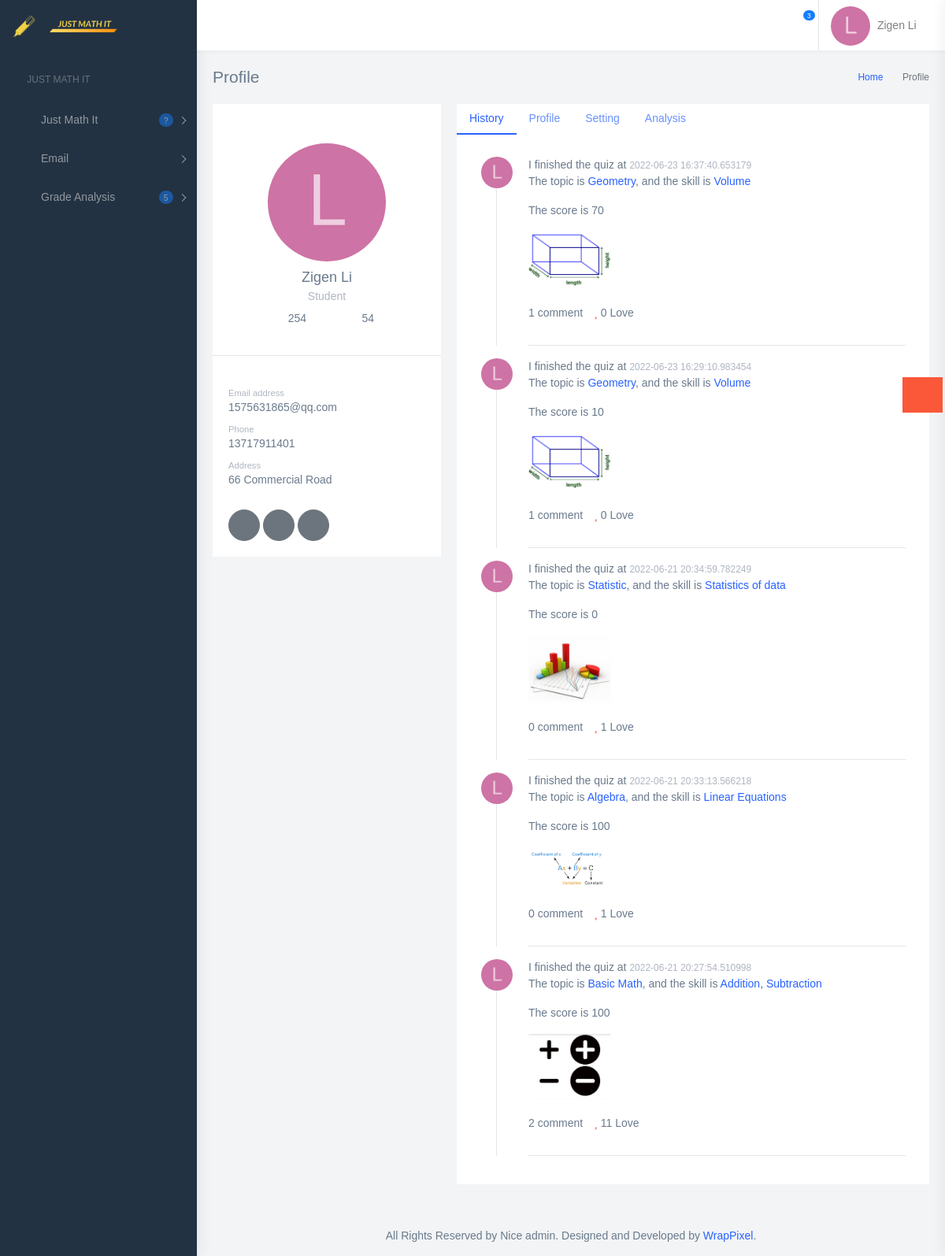
/profile (signed in), run on the app's committed database.
### models.py (models this page shows)
class Student(db.Model):
    id = db.Column(db.Integer, primary_key=True)
    email = db.Column(db.String(128), index=True, unique=True)
    firstname = db.Column(db.String(128))
    lastname = db.Column(db.String(128))
    dob = db.Column(db.String(128))
    password = db.Column(db.String(128))
    gender = db.Column(db.String(128))
    phone = db.Column(db.String(128))
    address = db.Column(db.String(128))
    school = db.Column(db.String(128))
    coins = db.Column(db.Integer(), default=20)

class Score(db.Model):
    score_id = db.Column(db.Integer, primary_key=True)
    student_id = db.Column(db.Integer, db.ForeignKey('student.id'))
    skill_id = db.Column(db.Integer, db.ForeignKey('skills.skill_id'))
    score = db.Column(db.Integer)
    date = db.Column(db.DateTime, index=True, default=datetime.now())
    time = db.Column(db.String(128), nullable=True)

class Topics(db.Model):
    topic_id = db.Column(db.Integer, primary_key=True)
    topic_name = db.Column(db.String(128), index=True, unique=True)

class Skills(db.Model):
    skill_id = db.Column(db.Integer, primary_key=True)
    skill_name = db.Column(db.String(128), nullable=True)
    skill_introduction = db.Column(db.String(128), nullable=True)
    like = db.Column(db.Integer, default=0)
    topic_id = db.Column(db.Integer, db.ForeignKey('topics.topic_id'))

### app.py (the view, shortened to what this page needs)
@app.route('/profile', methods=['GET', 'POST'])
def profile():
    from models import db
    email = session.get('EMAIL')
    student = Student.query.filter(Student.email == email).first()
    teacher = Teacher.query.filter(Teacher.email == email).first()
    if student:
        scores = Score.query.filter(Score.student_id == student.id).order_by(Score.date.desc()).all()
        skill_name_dict = {}
        topic_master_dict = {}
        topic_master_count = {}
        score_list = []
        for score in scores:
            skill = Skills.query.filter(Skills.skill_id == score.skill_id).first()
            topic = Topics.query.filter(Topics.topic_id == skill.topic_id).first()
            comment = Comments.query.filter(Comments.skill_id == skill.skill_id).count()
            t_name = topic.topic_name
            s_name = skill.skill_name
            score_list.append({
                'score': score.score,
                'date': score.date,
                'topic': t_name,
                'skill': s_name,
                'comment': comment,
                'like': skill.like
            })
            if skill_name_dict.get(s_name) is None:
                skill_name_dict[s_name] = 1
            else:
                skill_name_dict[s_name] += 1
            if topic_master_count.get(t_name) is None:
                topic_master_count[t_name] = 1
            else:
                topic_master_count[t_name] += 1
            if topic_master_dict.get(t_name) is None:
                topic_master_dict[t_name] = int(score.score)
            else:
                topic_master_dict[t_name] += int(score.score)
        for k in topic_master_dict.keys():
            topic_master_dict[k] = int(topic_master_dict[k]/topic_master_count[k])
        skill_statistic = {
            'skill_list': list(skill_name_dict.keys()),
            'skill_value_list': list(skill_name_dict.values()),
        }
        form = UpdateInfo()
        name = student.lastname
        image = open('static/images/icon/' + name[0] + ".png", 'rb')
        img_stream = image.read()
        img_stream = base64.b64encode(img_stream).decode('ascii')
        user_info = {
            'email': email,
            'first_name': student.firstname,
            'last_name': student.lastname,
            'profile_pic': img_stream,
            'phone': student.phone,
            'school': student.school,
            'address': student.address,
            'age': datetime.now().date().year - int(student.dob.split("-")[0]),
            'gender': student.gender,
            'password': student.password,
            'occupation': 'Student'
        }
    session['EMAIL'] = email
    return render_template('profile.html', user=user_info, form=form, skill_list=json.dumps(skill_statistic),
                           topic_master=topic_master_dict, score_list=score_list)

### app.py (called while the page is built)
@app.after_request
def add_header(r):
    r.headers["Cache-Control"] = "no-cache, no-store, must-revalidate"
    r.headers["Pragma"] = "no-cache"
    r.headers["Expires"] = "0"
    r.headers['Cache-Control'] = 'public, max-age=0'
    return r

### templates/profile.html (shortened to what this page needs)
<!DOCTYPE html>
<html dir="ltr" lang="en">
<head>
    <link href="{{ url_for('static',filename='profile/css/style.min.css') }}" rel="stylesheet">
</head>
<body>
    <div id="main-wrapper">
        <header class="topbar">
            <nav class="navbar top-navbar navbar-expand-md navbar-dark">
                <div class="navbar-header">
                    <div class="navbar-brand">
                        <a href="{{ url_for('index') }}" class="logo">
                            <b class="logo-icon">
                                <img src="{{ url_for('static',filename='images/logo-without-bg.png') }}" alt="homepage" class="light-logo" width="20%"/>
                            </b>
                            <span class="logo-text">
                                <img src="{{ url_for('static',filename='images/logo-text.png') }}" class="light-logo" alt="homepage" width="40%"/>
                            </span>
                        </a>
                        <a class="sidebartoggler d-none d-md-block" href="javascript:void(0)" data-sidebartype="mini-sidebar">
                            <i class="mdi mdi-toggle-switch mdi-toggle-switch-off font-20"></i>
                        </a>
                    </div>
                </div>
                <div class="navbar-collapse collapse" id="navbarSupportedContent">
                    <ul class="navbar-nav float-right">
                        <li class="nav-item dropdown">
                            <a class="nav-link dropdown-toggle waves-effect waves-dark" href="" id="2" data-toggle="dropdown" aria-haspopup="true" aria-expanded="false">
                                <i class="font-22 mdi mdi-email-outline"></i>
                            </a>
                        </li>
                        <li class="nav-item dropdown border-right">
                            <a class="nav-link dropdown-toggle waves-effect waves-dark" href="" data-toggle="dropdown" aria-haspopup="true" aria-expanded="false">
                                <i class="mdi mdi-bell-outline font-22"></i>
                                <span class="badge badge-pill badge-info noti">3</span>
                            </a>
                        </li>
                        <li class="nav-item dropdown">
                            <a class="nav-link dropdown-toggle waves-effect waves-dark pro-pic" href="" data-toggle="dropdown" aria-haspopup="true" aria-expanded="false">
                                <img alt="user" class="rounded-circle" width="50" height="50">
                                <span class="m-l-5 font-medium d-none d-sm-inline-block">{{ user.first_name }} {{ user.last_name }}<i class="mdi mdi-chevron-down"></i></span>
                            </a>
                        </li>
                    </ul>
                </div>
            </nav>
        </header>
        <aside class="left-sidebar">
            <div class="scroll-sidebar">
                <nav class="sidebar-nav">
                    <ul id="sidebarnav">
                        <li class="nav-small-cap">
                            <i class="mdi mdi-dots-horizontal"></i>
                            <span class="hide-menu">Just Math It</span>
                        </li>
                        <li class="sidebar-item">
                            <a class="sidebar-link has-arrow waves-effect waves-dark" href="javascript:void(0)" aria-expanded="false">
                                <i class="mdi mdi-av-timer"></i>
                                <span class="hide-menu">Just Math It</span>
                                <span class="badge badge-pill badge-info ml-auto m-r-15">?</span>
                            </a>
                        </li>
                        <li class="sidebar-item">
                            <a class="sidebar-link has-arrow waves-effect waves-dark" href="javascript:void(0)" aria-expanded="false">
                                <i class="mdi mdi-email"></i>
                                <span class="hide-menu">Email</span>
                            </a>
                        </li>
                        <li class="sidebar-item">
                            <a class="sidebar-link has-arrow waves-effect waves-dark" href="javascript:void(0)" aria-expanded="false">
                                <i class="mdi mdi-information-outline"></i>
                                <span class="hide-menu">Grade Analysis</span>
                                <span class="badge badge-pill badge-info ml-auto m-r-15">5</span>
                            </a>
                        </li>
                    </ul>
                </nav>
            </div>
        </aside>
        <div class="page-wrapper">
            <div class="page-breadcrumb">
                <div class="row">
                    <div class="col-5 align-self-center">
                        <h4 class="page-title">Profile</h4>
                    </div>
                    <div class="col-7 align-self-center">
                        <div class="d-flex align-items-center justify-content-end">
                            <nav aria-label="breadcrumb">
                                <ol class="breadcrumb">
                                    <li class="breadcrumb-item">
                                        <a href="#">Home</a>
                                    </li>
                                    <li class="breadcrumb-item active" aria-current="page">Profile</li>
                                </ol>
                            </nav>
                        </div>
                    </div>
                </div>
            </div>
            <div class="container-fluid">
                <div class="row">
                    <div class="col-lg-4 col-xlg-3 col-md-5">
                        <div class="card">
                            <div class="card-body">
                                <center class="m-t-30"> <img class="rounded-circle" width="150" />
                                    <h4 class="card-title m-t-10">{{ user.first_name }} {{ user.last_name }}</h4>
                                    <h6 class="card-subtitle">{{ user.occupation }}</h6>
                                    <div class="row text-center justify-content-md-center">
                                        <div class="col-4"><a href="javascript:void(0)" class="link"><i class="icon-people"></i> <font class="font-medium">254</font></a></div>
                                        <div class="col-4"><a href="javascript:void(0)" class="link"><i class="icon-picture"></i> <font class="font-medium">54</font></a></div>
                                    </div>
                                </center>
                            </div>
                            <div>
                                <hr> </div>
                            <div class="card-body">
                                <small class="text-muted">Email address </small>
                                <h6>{{ user.email }}</h6>
                                <small class="text-muted p-t-30 db">Phone</small>
                                <h6>{{ user.phone }}</h6>
                                {% if user.occupation == 'Student' %}
                                <small class="text-muted p-t-30 db">Address</small>
                                <h6>{{ user.address }}</h6>
                                {% endif %}
                                <br/>
                                <button class="btn btn-circle btn-secondary"><i class="fab fa-facebook-f"></i></button>
                                <button class="btn btn-circle btn-secondary"><i class="fab fa-twitter"></i></button>
                                <button class="btn btn-circle btn-secondary"><i class="fab fa-youtube"></i></button>
                            </div>
                        </div>
                    </div>
                    <div class="col-lg-8 col-xlg-9 col-md-7">
                        <div class="card">
                            <ul class="nav nav-pills custom-pills" id="pills-tab" role="tablist">
                                <li class="nav-item">
                                    <a class="nav-link active" id="pills-timeline-tab" data-toggle="pill" href="#history" role="tab" aria-controls="pills-timeline" aria-selected="true">History</a>
                                </li>
                                <li class="nav-item">
                                    <a class="nav-link" id="pills-profile-tab" data-toggle="pill" href="#profile" role="tab" aria-controls="pills-profile" aria-selected="false">Profile</a>
                                </li>
                                <li class="nav-item">
                                    <a class="nav-link" id="pills-setting-tab" data-toggle="pill" href="#setting" role="tab" aria-controls="pills-setting" aria-selected="false">Setting</a>
                                </li>
                                {% if user.occupation == 'Student' %}
                                <li class="nav-item">
                                    <a class="nav-link" data-toggle="pill" href="#analysis" role="tab" aria-controls="pills-setting" aria-selected="false">Analysis</a>
                                </li>
                                {% endif %}
                            </ul>
                            <div class="tab-content" id="pills-tabContent">
                                <div class="tab-pane fade show active" id="history" role="tabpanel" aria-labelledby="pills-timeline-tab">
                                    <div class="card-body">
                                        {% for sc in score_list[0:5] %}
                                        <div class="profiletimeline m-t-0">
                                            <div class="sl-item">
                                                <div class="sl-left"> <img alt="user" class="rounded-circle" /> </div>
                                                <div class="sl-right">
                                                    <div>I finished the quiz at <span class="sl-date">{{ sc['date'] }}</span>
                                                        <p>The topic is <a href="{{ url_for('topics',topic=sc['topic']) }}">{{ sc['topic'] }}</a>, and the skill is <a href="{{ url_for('skill_details',skill_=sc['skill']) }}">{{ sc['skill'] }}</a></p>
                                                        <p>The score is {{ sc['score'] }}</p>
                                                        <div class="row">
                                                            <div class="col-lg-3 col-md-6 m-b-20"><img src="{{ url_for('static',filename='images/skills/'+sc['skill']+'.png') }}" class="img-fluid rounded" /></div>
                                                        </div>
                                                        <div class="like-comm"> <a href="{{ url_for('skill_details',skill_=sc['skill']) }}" class="link m-r-10">{{ sc['comment'] }} comment</a> <a href="{{ url_for('skill_details',skill_=sc['skill']) }}" class="link m-r-10"><i class="fa fa-heart text-danger"></i> {{ sc['like'] }} Love</a> </div>
                                                    </div>
                                                </div>
                                            </div>
                                            <hr>
                                        </div>
                                        {% endfor %}
                                    </div>
                                </div>
                            </div>
                        </div>
                    </div>
                </div>
            </div>
            <footer class="footer text-center">
                All Rights Reserved by Nice admin. Designed and Developed by
                <a href="https://wrappixel.com">WrapPixel</a>.
            </footer>
        </div>
    </div>
    <aside class="customizer">
        <a href="javascript:void(0)" class="service-panel-toggle"><i class="fa fa-spin fa-cog"></i></a>
    </aside>
</body>
</html>

### data on the page
Student: first_name "Zigen", last_name "Li", email "1575631865@qq.com", phone "13717911401", address "66 Commercial Road"
Score: date "2022-06-23 16:37:40.653179"
Topics: topic "Geometry" "Geometry"
Skills: skill "Volume" "Volume", skill_name (picture)
Score: date "2022-06-23 16:29:10.983454"
Score: date "2022-06-21 20:34:59.782249"
Topics: topic "Statistic"
Skills: skill "Statistics of data", skill_name (picture)
Score: date "2022-06-21 20:33:13.566218"
Topics: topic "Algebra"
Skills: skill "Linear Equations", skill_name (picture)
Score: date "2022-06-21 20:27:54.510998"
Topics: topic "Basic Math"
Skills: skill "Addition, Subtraction", skill_name (picture)

### other printed values
{{ user.occupation }} "Student"
{{ sc['score'] }} "70" "10" "0" "100" "100"
{{ sc['comment'] }} "1" "1" "0" "0" "2"
{{ sc['like'] }} "0" "0" "1" "1" "11"
